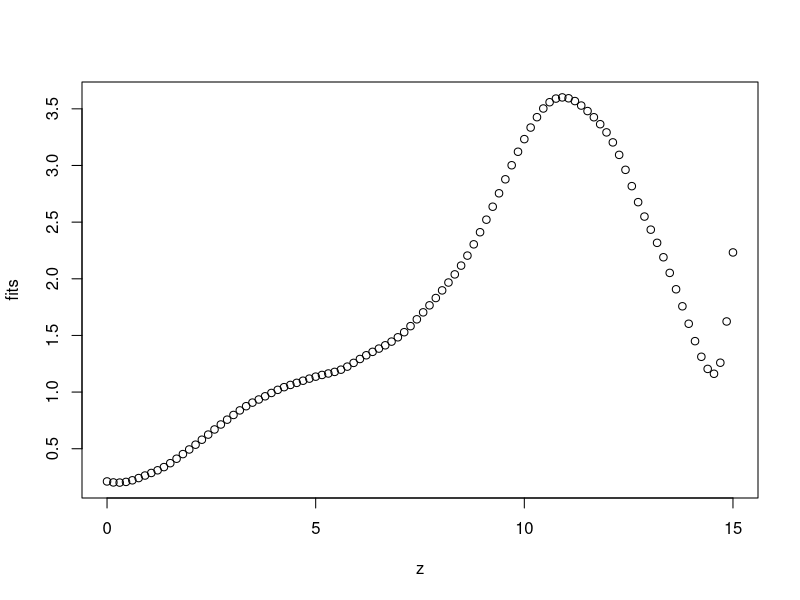

The R source for this figure:
llr = function(x, y, z, omega) {
  fits = sapply(z, compute_f_hat, x, y, omega)
  return(fits)
}

compute_f_hat = function(z, x, y, omega) {
  Wz = make_weight_matrix(z, x, omega)
  X = make_predictor_matrix(x)
  f_hat = c(1, z) %*% solve(t(X) %*% t(sapply(1:nrow(X), function(i) X[i, ] * Wz[i]))) %*% t(X) %*% matrix(sapply(1:length(y), function(i) y[i] * Wz[i]))
  return(f_hat)
}


make_predictor_matrix = function(x){
  X = matrix(1 ,nrow = length(x), ncol = 2)
  X[,2] <- x
  return(X)
}

make_weight_matrix = function(z, x, omega){
  j = 1
  W <- rep(0, length(x))
  r = abs(x - z)/omega
  for (i in r){
    if (abs(i) < 1) {
      W[j] = (1 - abs(i^3))^3
    } 
    j = j+1
  }
  return(W)
}


library(reshape2)
data(french_fries)
french_fries = french_fries[complete.cases(french_fries),]

z = seq(0, 15, length.out = 100)
fits = llr(z = z, x = french_fries$potato, y = french_fries$buttery, omega = 2)
plot(z, fits)